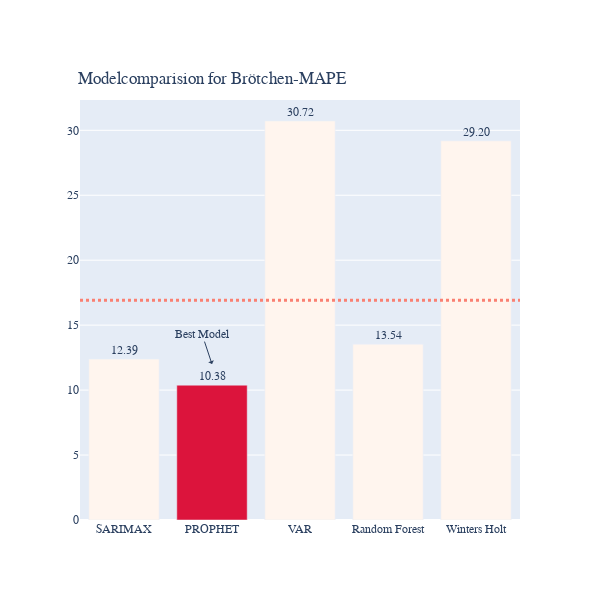

Source (notebook cell):
### Code cell
colors = ['seashell',] * 54
colors[1] = 'crimson'

fig = go.Figure(data=[go.Bar(x=df_results_Brötchen_OPT.query('Baseline==0').Model,
                             y=df_results_Brötchen_OPT.query('Baseline==0').MAPE, marker_color=colors,
                             text=df_results_Brötchen_OPT.query('Baseline==0').MAPE
                            
             #color_discrete_sequence=px.colors.diverging.balance
            )])
fig.add_shape( # add a horizontal "target" line
    type="line", line_color="salmon", line_width=3, opacity=1, line_dash="dot",
    x0=0, x1=1, xref="paper", y0=16.912, y1=16.912, yref="y"
)
fig.add_annotation( # add a text callout with arrow
    text="Best Model", x="PROPHET", y=12, arrowhead=1, showarrow=True
)
fig.update_layout(title_text='Modelcomparision for Brötchen-MAPE', title_x=0.01)
fig.update_layout(legend=dict(
    yanchor="top",
    y=0.95,
    xanchor="left",
    x=0.75
))
fig.update_layout(title=dict(
    yanchor="top",
    y=0.88,
    xanchor="left",
    x=0.13))
fig.update_layout( # customize font and legend orientation & position
    font_family="Rockwell",
    legend=dict(
        title=None, orientation="h", y=1, yanchor="bottom", x=0.3, xanchor="center"
    )
)
fig.update_traces(texttemplate='%{text:.4s}', textposition='outside')
fig.update_layout(
    autosize=False,
    width=600,
    height=600,)
fig.show()

### Figure 1 — Plotly figure (JSON) as saved in the notebook; plotly's stock layout.template omitted (floating-point values rounded to 4 significant figures)
{"data": [{"marker": {"color": ["seashell", "crimson", "seashell", "seashell", "seashell", "seashell", "seashell", "seashell", "seashell", "seashell", "seashell", "seashell", "seashell", "seashell", "seashell", "seashell", "seashell", "seashell", "seashell", "seashell", "seashell", "seashell", "seashell", "seashell", "seashell", "seashell", "seashell", "seashell", "seashell", "seashell", "seashell", "seashell", "seashell", "seashell", "seashell", "seashell", "seashell", "seashell", "seashell", "seashell", "seashell", "seashell", "seashell", "seashell", "seashell", "seashell", "seashell", "seashell", "seashell", "seashell", "seashell", "seashell", "seashell", "seashell"]}, "text": [12.39, 10.38, 30.72, 13.54, 29.2], "textposition": "outside", "texttemplate": "%{text:.4s}", "type": "bar", "x": ["SARIMAX", "PROPHET", "VAR", "Random Forest", "Winters Holt"], "y": [12.39, 10.38, 30.72, 13.54, 29.2]}], "layout": {"annotations": [{"arrowhead": 1, "showarrow": true, "text": "Best Model", "x": "PROPHET", "y": 12}], "autosize": false, "font": {"family": "Rockwell"}, "height": 600, "legend": {"orientation": "h", "title": {}, "x": 0.3, "xanchor": "center", "y": 1, "yanchor": "bottom"}, "shapes": [{"line": {"color": "salmon", "dash": "dot", "width": 3}, "opacity": 1, "type": "line", "x0": 0, "x1": 1, "xref": "paper", "y0": 16.91, "y1": 16.91, "yref": "y"}], "title": {"text": "Modelcomparision for Brötchen-MAPE", "x": 0.13, "xanchor": "left", "y": 0.88, "yanchor": "top"}, "width": 600}}
